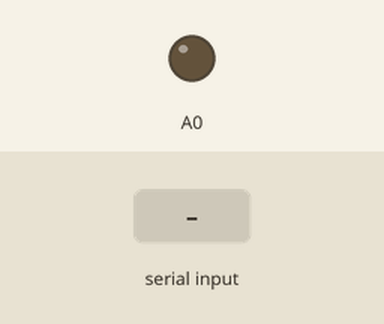
The sketch below on a simulated Arduino Uno, built with avr-gcc and run on an emulated ATmega328P. On the bench: output pins drawn as LEDs (lit = HIGH). Inputs (shaded band) come from the test bench.

Above: at 2.2 s.
2.3 s: "adelante\n" received over Serial
At 2.9 s:
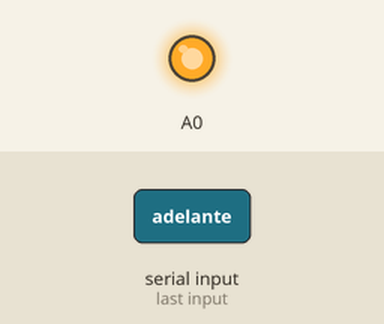
Timing chart, 0 to 5.3 s (numbered marks = the images above; inputs shaded):
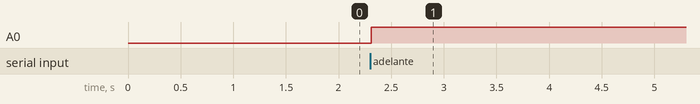

Measured:
- after the input at 2.3 s, A0: LOW → HIGH at once

The sketch:

Bluetooth_String.ino
```cpp
char caracter = 0;
String cadena = "";
boolean newline = false;

void setup() {
  Serial.begin(9600);
  delay(1000);
  pinMode(A0, OUTPUT);
}

void Avance()
{
  digitalWrite(A0, HIGH);
}


void Retroceso()
{
   digitalWrite(A0, LOW);
}


void loop() {
  while(Serial.available()>0){
      caracter = Serial.read();

      if (caracter == '\r')
          continue;
              else if (caracter == '\n'){
                  newline = true;
                  break;
          }
          else
          cadena = cadena + caracter;
   }

   if (newline){
      if(cadena.equals("adelante")){
          Avance();
      }
      if(cadena.equals("retroceso")){
          Avance();
      }

      cadena = "";
      newline = false;
   }
}
```
